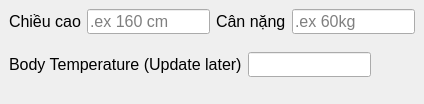
                     <widget class="QWidget" name="widget_53" native="true">
                      <layout class="QVBoxLayout" name="verticalLayout_35">
                       <property name="spacing">
                        <number>0</number>
                       </property>
                       <property name="leftMargin">
                        <number>0</number>
                       </property>
                       <property name="topMargin">
                        <number>0</number>
                       </property>
                       <property name="rightMargin">
                        <number>0</number>
                       </property>
                       <property name="bottomMargin">
                        <number>0</number>
                       </property>
                       <item alignment="Qt::AlignmentFlag::AlignLeft">
                        <widget class="QWidget" name="widget_54" native="true">
                         <layout class="QHBoxLayout" name="horizontalLayout_37">
                          <item>
                           <widget class="QLabel" name="label_43">
                            <property name="font">
                             <font>
                              <pointsize>12</pointsize>
                             </font>
                            </property>
                            <property name="text">
                             <string>Chiều cao</string>
                            </property>
                           </widget>
                          </item>
                          <item>
                           <widget class="QLineEdit" name="height">
                            <property name="minimumSize">
                             <size>
                              <width>123</width>
                              <height>25</height>
                             </size>
                            </property>
                            <property name="maximumSize">
                             <size>
                              <width>123</width>
                              <height>25</height>
                             </size>
                            </property>
                            <property name="font">
                             <font>
                              <pointsize>12</pointsize>
                             </font>
                            </property>
                            <property name="cursor">
                             <cursorShape>IBeamCursor</cursorShape>
                            </property>
                            <property name="mouseTracking">
                             <bool>true</bool>
                            </property>
                            <property name="focusPolicy">
                             <enum>Qt::FocusPolicy::StrongFocus</enum>
                            </property>
                            <property name="maxLength">
                             <number>3</number>
                            </property>
                            <property name="echoMode">
                             <enum>QLineEdit::EchoMode::Normal</enum>
                            </property>
                            <property name="readOnly">
                             <bool>false</bool>
                            </property>
                            <property name="placeholderText">
                             <string>.ex 160 cm</string>
                            </property>
                           </widget>
                          </item>
                          <item>
                           <widget class="QLabel" name="label_44">
                            <property name="font">
                             <font>
                              <pointsize>12</pointsize>
                             </font>
                            </property>
                            <property name="text">
                             <string>Cân nặng</string>
                            </property>
                           </widget>
                          </item>
                          <item>
                           <widget class="QLineEdit" name="weight">
                            <property name="minimumSize">
                             <size>
                              <width>123</width>
                              <height>25</height>
                             </size>
                            </property>
                            <property name="maximumSize">
                             <size>
                              <width>123</width>
                              <height>25</height>
                             </size>
                            </property>
                            <property name="font">
                             <font>
                              <pointsize>12</pointsize>
                             </font>
                            </property>
                            <property name="cursor">
                             <cursorShape>IBeamCursor</cursorShape>
                            </property>
                            <property name="mouseTracking">
                             <bool>true</bool>
                            </property>
                            <property name="focusPolicy">
                             <enum>Qt::FocusPolicy::StrongFocus</enum>
                            </property>
                            <property name="maxLength">
                             <number>3</number>
                            </property>
                            <property name="echoMode">
                             <enum>QLineEdit::EchoMode::Normal</enum>
                            </property>
                            <property name="readOnly">
                             <bool>false</bool>
                            </property>
                            <property name="placeholderText">
                             <string>.ex 60kg</string>
                            </property>
                           </widget>
                          </item>
                         </layout>
                        </widget>
                       </item>
                       <item alignment="Qt::AlignmentFlag::AlignLeft">
                        <widget class="QWidget" name="widget_55" native="true">
                         <layout class="QHBoxLayout" name="horizontalLayout_38">
                          <item>
                           <widget class="QLabel" name="label_45">
                            <property name="font">
                             <font>
                              <pointsize>12</pointsize>
                             </font>
                            </property>
                            <property name="text">
                             <string>Body Temperature (Update later)</string>
                            </property>
                           </widget>
                          </item>
                          <item>
                           <widget class="QLineEdit" name="lineEdit_27">
                            <property name="enabled">
                             <bool>true</bool>
                            </property>
                            <property name="minimumSize">
                             <size>
                              <width>123</width>
                              <height>25</height>
                             </size>
                            </property>
                            <property name="maximumSize">
                             <size>
                              <width>123</width>
                              <height>25</height>
                             </size>
                            </property>
                            <property name="font">
                             <font>
                              <pointsize>12</pointsize>
                             </font>
                            </property>
                            <property name="cursor">
                             <cursorShape>ForbiddenCursor</cursorShape>
                            </property>
                            <property name="mouseTracking">
                             <bool>true</bool>
                            </property>
                            <property name="focusPolicy">
                             <enum>Qt::FocusPolicy::NoFocus</enum>
                            </property>
                            <property name="maxLength">
                             <number>0</number>
                            </property>
                            <property name="frame">
                             <bool>true</bool>
                            </property>
                            <property name="echoMode">
                             <enum>QLineEdit::EchoMode::Normal</enum>
                            </property>
                            <property name="readOnly">
                             <bool>false</bool>
                            </property>
                            <property name="cursorMoveStyle">
                             <enum>Qt::CursorMoveStyle::VisualMoveStyle</enum>
                            </property>
                           </widget>
                          </item>
                         </layout>
                        </widget>
                       </item>
                       <item>
                        <widget class="QWidget" name="widget_56" native="true">
                         <layout class="QHBoxLayout" name="horizontalLayout_39"/>
                        </widget>
                       </item>
                      </layout>
                     </widget>
